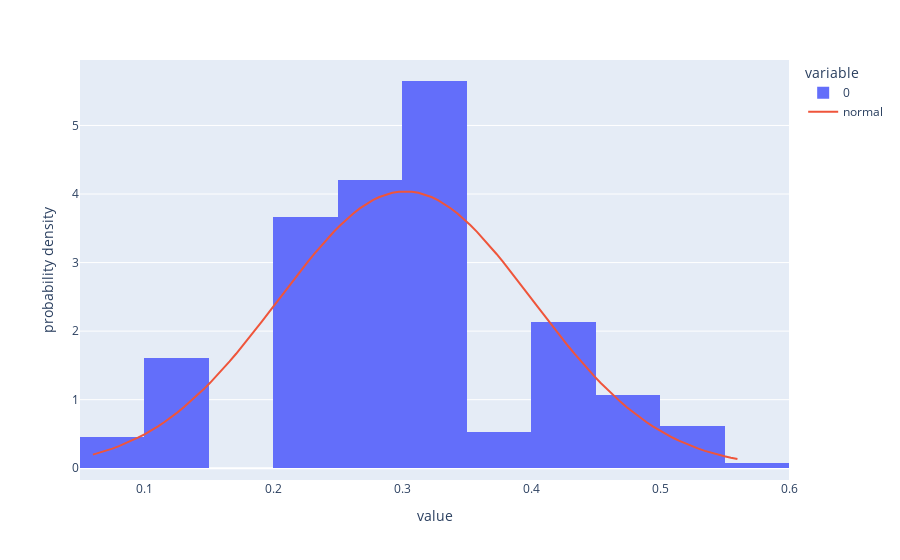

Write notebook code for a chart like this one.
### Code cell
from scipy.stats import norm
import plotly.graph_objects as go

mu, std = norm.fit(expanded_water_usage_per_day)

xmin, xmax = expanded_water_usage_per_day.min(), expanded_water_usage_per_day.max()
x = np.linspace(xmin, xmax, 100)
p = norm.pdf(x, mu, std)

fig = px.histogram(
    expanded_water_usage_per_day,
    histnorm='probability density',
)
fig
fig.add_traces(go.Scatter(x=x, y=p, mode = 'lines',
                          name = 'normal'
                         ))

### Figure 1 — Plotly figure (JSON) as saved in the notebook; plotly's stock layout.template omitted (floating-point values rounded to 4 significant figures; data arrays with more than 128 entries replaced by an {"elided": "..."} marker saying what was removed)
{"data": [{"alignmentgroup": "True", "bingroup": "x", "histnorm": "probability density", "hovertemplate": "variable=0<br>value=%{x}<br>probability density=%{y}<extra></extra>", "legendgroup": "0", "marker": {"color": "#636efa"}, "name": "0", "offsetgroup": "0", "orientation": "v", "showlegend": true, "type": "histogram", "x": {"elided": "262 float values"}, "xaxis": "x", "yaxis": "y"}, {"mode": "lines", "name": "normal", "type": "scatter", "x": [0.06, 0.06505, 0.0701, 0.07515, 0.0802, 0.08525, 0.0903, 0.09535, 0.1004, 0.1055, 0.1105, 0.1156, 0.1206, 0.1257, 0.1307, 0.1358, 0.1408, 0.1459, 0.1509, 0.156, 0.161, 0.1661, 0.1711, 0.1762, 0.1812, 0.1863, 0.1913, 0.1964, 0.2014, 0.2065, 0.2115, 0.2166, 0.2216, 0.2267, 0.2317, 0.2368, 0.2418, 0.2469, 0.2519, 0.257, 0.262, 0.2671, 0.2721, 0.2772, 0.2822, 0.2873, 0.2923, 0.2974, 0.3024, 0.3075, 0.3125, 0.3176, 0.3226, 0.3277, 0.3327, 0.3378, 0.3428, 0.3479, 0.3529, 0.358, 0.363, 0.3681, 0.3731, 0.3782, 0.3832, 0.3883, 0.3933, 0.3984, 0.4034, 0.4085, 0.4135, 0.4186, 0.4236, 0.4287, 0.4337, 0.4388, 0.4438, 0.4489, 0.4539, 0.459, 0.464, 0.4691, 0.4741, 0.4792, 0.4842, 0.4893, 0.4943, 0.4994, 0.5044, 0.5095, 0.5145, 0.5196, 0.5246, 0.5297, 0.5347, 0.5398, 0.5448, 0.5499, 0.5549, 0.56], "y": [0.1987, 0.225, 0.254, 0.2862, 0.3215, 0.3602, 0.4026, 0.4487, 0.4988, 0.5531, 0.6117, 0.6747, 0.7423, 0.8145, 0.8915, 0.9731, 1.059, 1.15, 1.246, 1.346, 1.45, 1.558, 1.67, 1.785, 1.903, 2.024, 2.146, 2.27, 2.395, 2.521, 2.646, 2.769, 2.892, 3.011, 3.127, 3.24, 3.347, 3.45, 3.546, 3.635, 3.716, 3.79, 3.855, 3.911, 3.957, 3.993, 4.019, 4.035, 4.04, 4.035, 4.019, 3.992, 3.956, 3.91, 3.854, 3.789, 3.715, 3.633, 3.544, 3.448, 3.346, 3.238, 3.125, 3.009, 2.889, 2.767, 2.643, 2.518, 2.393, 2.268, 2.144, 2.021, 1.901, 1.783, 1.668, 1.556, 1.448, 1.344, 1.244, 1.149, 1.058, 0.9715, 0.89, 0.8132, 0.741, 0.6735, 0.6106, 0.5521, 0.4979, 0.4478, 0.4017, 0.3595, 0.3208, 0.2855, 0.2535, 0.2245, 0.1982, 0.1746, 0.1534, 0.1344]}], "layout": {"barmode": "relative", "legend": {"title": {"text": "variable"}, "tracegroupgap": 0}, "margin": {"t": 60}, "xaxis": {"anchor": "y", "domain": [0.0, 1.0], "title": {"text": "value"}}, "yaxis": {"anchor": "x", "domain": [0.0, 1.0], "title": {"text": "probability density"}}}}
